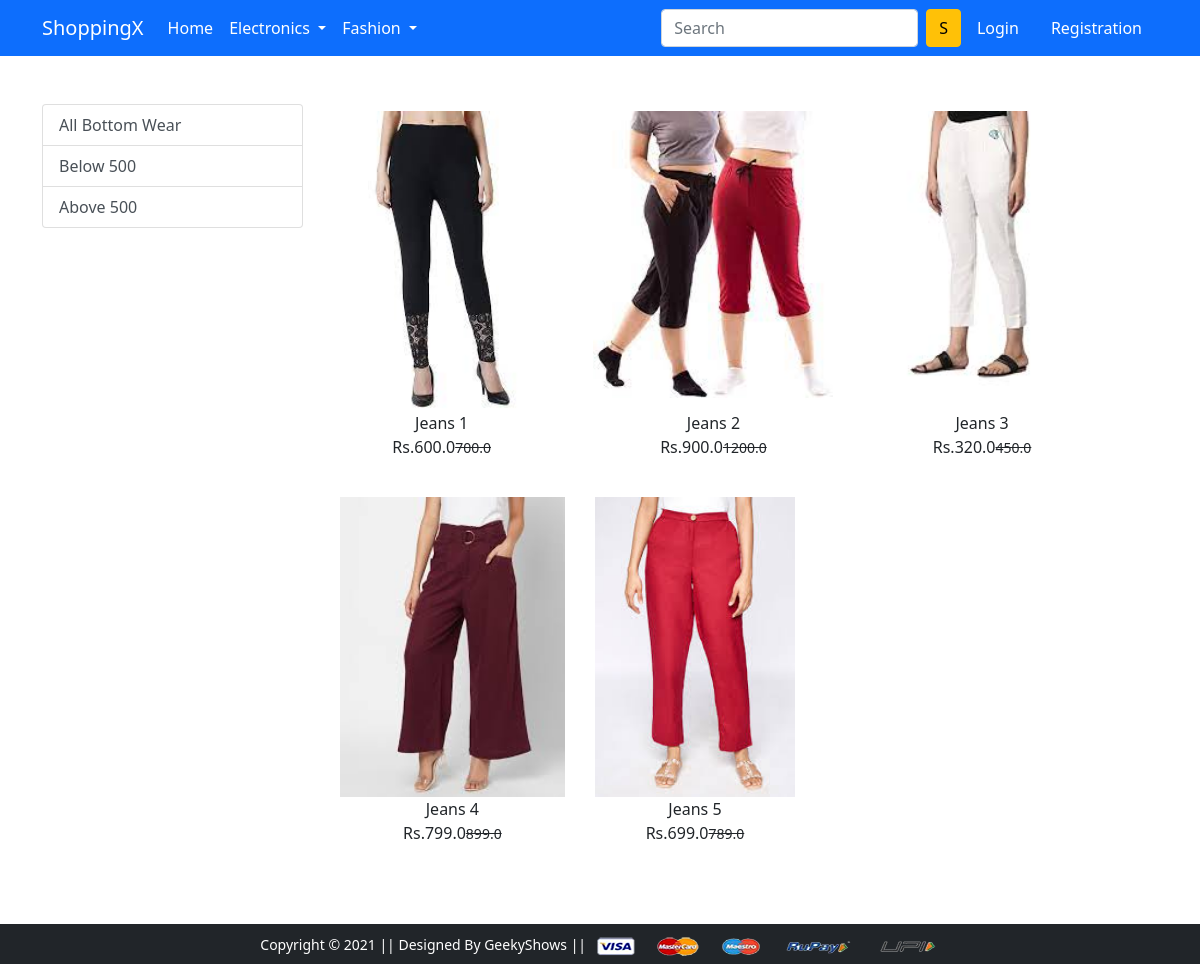
/bottom/, run on the app's committed database.
### app/models.py (models this page shows, shortened)
class Product(models.Model):
    title=models.CharField(_("title"), max_length=150)
    selling_price=models.FloatField()
    discount_price=models.FloatField()
    discription=models.TextField(_("discription"))
    brand=models.CharField(_("brand"),max_length=255)
    categary=models.CharField(_("categary"),choices=categary_choices,max_length=2)
    product_image=models.ImageField(_("product_image"), upload_to='producting')

### app/views.py (the view)
# urls.py: path('bottom/', views.BottomView.as_view(), name='bottom'),
class BottomView(View):
    def get(self, request,data=None):
        if data==None:
            bottomwear=Product.objects.filter(categary="BW")
        elif data=='below':
            bottomwear=Product.objects.filter(categary="BW").filter(selling_price__lt='500')
        elif data =='above':
            bottomwear=Product.objects.filter(categary="BW").filter(selling_price__gte='500')
        return render(request, 'app/bottomwear.html', {'bottomwear':bottomwear})

### app/templates/app/bottomwear.html (shortened to what this page needs)
{% extends 'app/base.html' %}
{% load static %}
{% block main-content %}
<div class="container my-5">
 <div class="row">
  <div class="col-sm-3">
    <div class="list-group">
        <a href="{% url 'bottom' %}" class="list-group-item list-group-item-action">All Bottom Wear</a>
        <a href="{% url 'bottomdata' 'below' %}" class="list-group-item list-group-item-action">Below 500</a>
        <a href="{% url 'bottomdata' 'above' %}" class="list-group-item list-group-item-action">Above 500 </a>
      </div>
  </div>
  <div class="col-sm-8">
    <div class="row">
        {%for product in bottomwear %}
    <div class="col-sm-4 text-center mb-4" >
        <a href ="{% url 'product-detail' product.id %}" class="btn">
            <div class=item>
                <img src="{{product.product_image.url}}" alt="" height="300" class="">
                <div class="fb-bold">{{product.title}}</div>
                <div class="fb-bold">Rs.{{product.discount_price}}<small class="fw-light text-decoration-line-through">{{product.selling_price}}</small></div>
            </div>
        </a>
    </div>
    {%endfor%}
   </div>
  </div>
 </div>
</div>
{% endblock main-content %}

### data on the page
Product: product_image (picture), title "Jeans 1", discount_price "600.0", selling_price "700.0"
Product: product_image (picture), title "Jeans 2", discount_price "900.0", selling_price "1200.0"
Product: product_image (picture), title "Jeans 3", discount_price "320.0", selling_price "450.0"
Product: product_image (picture), title "Jeans 4", discount_price "799.0", selling_price "899.0"
Product: product_image (picture), title "Jeans 5", discount_price "699.0", selling_price "789.0"
